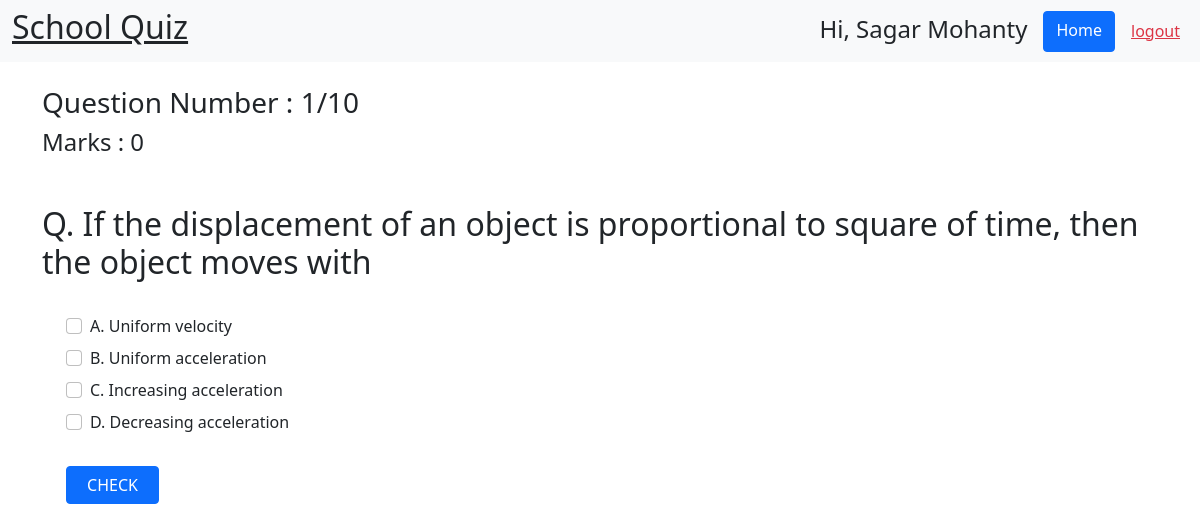
The page /appearquiz/1/1/ (signed in) on the database its author committed.
### quiz/models.py (models this page shows, shortened)
class Questions(models.Model):
    quiz = models.ForeignKey(Quiz, on_delete=models.CASCADE)
    question_text = models.CharField(max_length=500)
    option_A = models.CharField(max_length=100)
    option_B = models.CharField(max_length=100)
    option_C = models.CharField(max_length=100)
    option_D = models.CharField(max_length=100)
    answer_A = models.BooleanField()
    answer_B = models.BooleanField()
    answer_C = models.BooleanField()
    answer_D = models.BooleanField()

### quiz/views.py (the view)
# urls.py: path('appearquiz/<int:qzid>/<int:qnid>/', views.appearQuestion),
def appearQuestion(request, qzid, qnid):
    quiz = Quiz.objects.get(id = qzid)
    questions = Questions.objects.filter(quiz=quiz)
    allquestions = []
    for q in questions:
        allquestions.append(q)
    if qnid > len(allquestions):
        return render(request, '404.html')
    appeared = AppearedQuizzes.objects.filter(user=request.user)
    if not appeared:
        return render(request, '404.html')
    if qnid == len(allquestions):
        last = True
    else:
        last = False
    constraints = {
        'name' : quiz.name,
        'question' : allquestions[qnid - 1],
        'number' : qnid,
        'mode': 'appear',
        'last': last,
    }
    return render(request, 'addAppearQuiz.html', constraints)

### templates/addAppearQuiz.html (shortened to what this page needs)
{% extends 'base.html' %}
{% block body %}
{% if user.is_authenticated %}
    {% if mode == 'appear' %}
    <div class="container mt-4 mb-4" >
        <form action="checkquiz/" method="POST" class="row">
            <h3 class="col-12">Question Number : {{number}}/10</h3>
            <h4 class="col-12 pb-4 mb-4">Marks : 0</h4>
            <h2>Q. {{question.question_text}}</h2>
            <div class="row m-4">
                <div class="form-check mb-2">
                    <input type="checkbox" class="form-check-input" id="op1" name="op1">
                    <label class="form-check-label" >A. {{question.option_A}}</label>
                </div>
                <div class="form-check mb-2">
                    <input type="checkbox" class="form-check-input" id="op2" name="op2">
                    <label class="form-check-label" >B. {{question.option_B}}</label>
                </div>
                <div class="form-check mb-2">
                    <input type="checkbox" class="form-check-input" id="op3" name="op3">
                    <label class="form-check-label" >C. {{question.option_C}}</label>
                </div>
                <div class="form-check mb-2">
                    <input type="checkbox" class="form-check-input" id="op4" name="op4">
                    <label class="form-check-label" >D. {{question.option_D}}</label>
                </div>
                <button onclick=done() type="submit" class="mt-4 col-2 col-lg-1 btn btn-primary" id="check">CHECK</button>
                <div class="col-2"></div>
            </div>
        </form>
    </div>
    {% endif %}
    {% else %}
    <div class="d-flex justify-content-spacearound">
        <h1 class="mt-4 pt-4">403 - Forbidden Area</h1>
    </div>
{% endif %}
{% endblock %}

### templates/base.html (shortened to what this page needs)
<!doctype html>
<html lang="en">
  <head>
    <link href="https://cdn.jsdelivr.net/npm/bootstrap@5.0.0-beta1/dist/css/bootstrap.min.css" rel="stylesheet">
  </head>
  <body>
    <nav class="navbar navbar-expand-lg navbar-light bg-light">
      <div class="container-fluid">
        <a href="/" class="nav-brand text-dark"><h2>School Quiz</h2></a>
        <div class="contaner d-flex">
          {% if user.is_authenticated %}
            {% if user.is_superuser %}
            <a href="/admin/" class="btn btn-primary mx-2">Admin</a>
            {% else %}
            <h4 class="mx-2 pt-1">Hi, {{ user.first_name }} {{user.last_name}}</h4>
            {% endif %}
            <a href="/" class="btn btn-primary mx-2">Home</a>
            <a href="/logout/" class="text-danger pt-2 mx-2">logout</a>
          {% else %}
            <a href="/signin-form/" class="btn btn-primary mx-2">login</a>
            <a href="/register-form/" class="btn btn-primary mx-2">register</a>
          {% endif %}
        </div>
      </div>
    </nav>
    {% block body %}{% endblock %}
  </body>
</html>

### rows shown on the page
Questions: question_text "If the displacement of an object is proportional to square of time, then the object moves with", option_A "Uniform velocity", option_B "Uniform acceleration", option_C "Increasing acceleration", option_D "Decreasing acceleration"

### other values the page prints
{{ user.first_name }} "Sagar"
{{ user.last_name }} "Mohanty"
{{ number }} "1"
